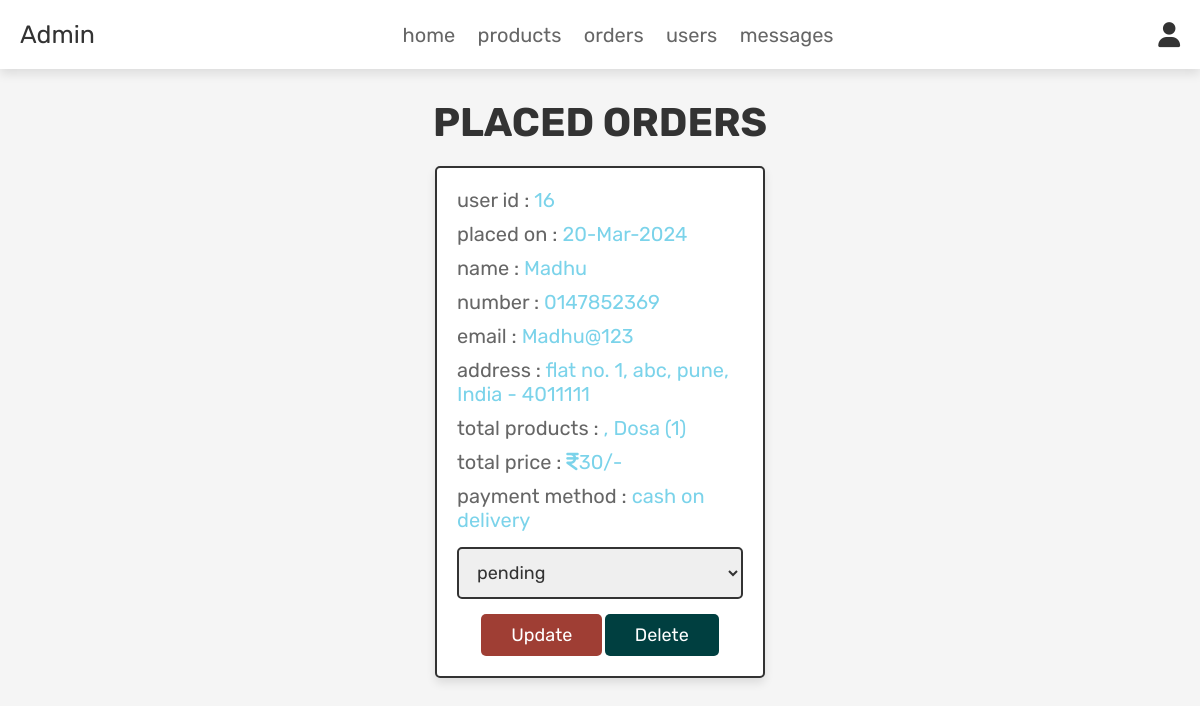
The app's page /admin_orders.php (signed in) with its own data.
### tables this page shows
CREATE TABLE IF NOT EXISTS `orders` (
  `id` int(100) NOT NULL AUTO_INCREMENT,
  `user_id` int(100) NOT NULL,
  `name` varchar(100) NOT NULL,
  `number` varchar(12) NOT NULL,
  `email` varchar(100) NOT NULL,
  `method` varchar(50) NOT NULL,
  `address` varchar(500) NOT NULL,
  `total_products` varchar(1000) NOT NULL,
  `total_price` int(100) NOT NULL,
  `placed_on` varchar(50) NOT NULL,
  `payment_status` varchar(20) NOT NULL DEFAULT 'pending',
  PRIMARY KEY (`id`)
);

### admin_orders.php (the view, shortened to what this page needs)
<?php
@include 'config.php';
?>
<!DOCTYPE html>
<html lang="en">
<head>
   <link rel="stylesheet" href="https://cdnjs.cloudflare.com/ajax/libs/font-awesome/6.0.0/css/all.min.css">
   <link rel="stylesheet" href="css/admin_style.css">
</head>
<body>
<?php @include 'admin_header.php'; ?>
<section class="placed-orders">
   <h1 class="title">placed orders</h1>
   <div class="box-container">
      <?php
      $select_orders = mysqli_query($conn, "SELECT * FROM `orders`") or die('query failed');
      if(mysqli_num_rows($select_orders) > 0){
         while($fetch_orders = mysqli_fetch_assoc($select_orders)){
      ?>
      <div class="box">
         <p> user id : <span><?php echo $fetch_orders['user_id']; ?></span> </p>
         <p> placed on : <span><?php echo $fetch_orders['placed_on']; ?></span> </p>
         <p> name : <span><?php echo $fetch_orders['name']; ?></span> </p>
         <p> number : <span><?php echo $fetch_orders['number']; ?></span> </p>
         <p> email : <span><?php echo $fetch_orders['email']; ?></span> </p>
         <p> address : <span><?php echo $fetch_orders['address']; ?></span> </p>
         <p> total products : <span><?php echo $fetch_orders['total_products']; ?></span> </p>
         <p> total price : <span><i class="fa fa-inr"></i><?php echo $fetch_orders['total_price']; ?>/-</span> </p>
         <p> payment method : <span><?php echo $fetch_orders['method']; ?></span> </p>
         <form action="" method="post">
            <select name="update_payment">
               <option disabled selected><?php echo $fetch_orders['payment_status']; ?></option>
            </select>
            <input type="submit" name="update_order" value="update" class="option-btn">
            <a href="admin_orders.php?delete=<?php echo $fetch_orders['id']; ?>" class="delete-btn" onclick="return confirm('delete this order?');">delete</a>
         </form>
      </div>
      <?php
         }
      }else{
         echo '<p class="empty">no orders placed yet!</p>';
      }
      ?>
   </div>
</section>
</body>
</html>

### admin_style.css (style rules this page uses)
:root { --pink:#7BD3EA; --red:#003f40; --orange:#9f3e34; --black:#333; --white:#fff; --light-color:#666; --light-white:#ccc; --light-bg:#f5f5f5; --border:.2rem solid var(--black); --box-shadow:0 .5rem 1rem rgba(0,0,0,.1); }
* { font-family: 'Rubik', sans-serif; margin:0; padding:0; box-sizing: border-box; outline: none; border:none; text-decoration: none; transition:all .2s linear; }
html { font-size: 62.5%; overflow-x: hidden; scroll-behavior: smooth; scroll-padding-top: 6.5rem; }
body { background: var(--light-bg); }
section { padding:3rem 2rem; }
.title { text-align: center; margin-bottom: 2rem; color:var(--black); text-transform: uppercase; font-size: 4rem; }
.btn, .delete-btn, .option-btn { display: inline-block; border-radius: .5rem; margin-top: 1rem; font-size: 1.8rem; color:var(--white); cursor: pointer; padding:1rem 3rem; text-transform: capitalize; }
.delete-btn { background-color: var(--red); }
.option-btn { background-color: var(--orange); }
.placed-orders .box-container { display: grid; grid-template-columns: repeat(auto-fit, 33rem); gap:1.5rem; align-items: flex-start; max-width: 1200px; margin: 0 auto; justify-content: center; }
.placed-orders .box-container .box { padding:2rem; border:var(--border); background-color: var(--white); box-shadow: var(--box-shadow); border-radius: .5rem; }
.placed-orders .box-container .box p { margin-bottom: 1rem; font-size: 2rem; color:var(--light-color); }
.placed-orders .box-container .box p span { color:var(--pink); }
.placed-orders .box-container .box form { margin-top: 1rem; text-align: center; }
.placed-orders .box-container .box form select { width: 100%; border:var(--border); padding:1.2rem 1.4rem; font-size: 1.8rem; color:var(--black); border:var(--border); border-radius: .5rem; margin:.5rem 0; }

### records on screen
orders: user "16", placed_on "20-Mar-2024", name "Madhu", number "0147852369", email "Madhu@123", address "flat no. 1, abc, pune, India - 4011111", total_products ", Dosa (1)", total_price "30", method "cash on delivery", update_payment "pending"
